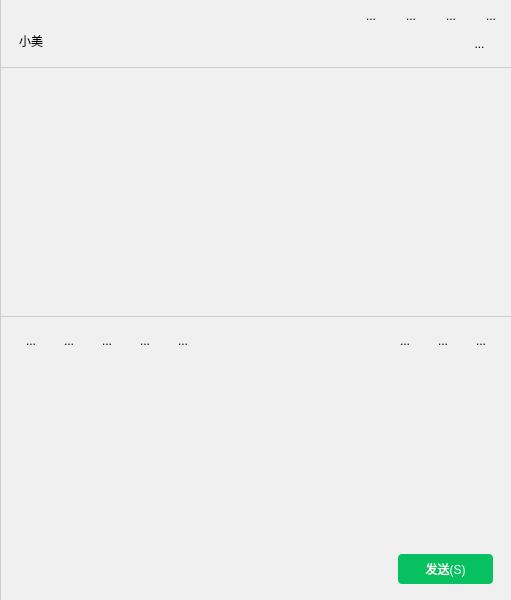
     <widget class="QWidget" name="widget" native="true">
      <property name="minimumSize">
       <size>
        <width>0</width>
        <height>600</height>
       </size>
      </property>
      <property name="styleSheet">
       <string notr="true">QWidget{
border: 0px ;
border-bottom-right-radius: 7px;
}
</string>
      </property>
      <layout class="QVBoxLayout" name="verticalLayout_7">
       <property name="spacing">
        <number>0</number>
       </property>
       <property name="leftMargin">
        <number>0</number>
       </property>
       <property name="topMargin">
        <number>0</number>
       </property>
       <property name="rightMargin">
        <number>0</number>
       </property>
       <property name="bottomMargin">
        <number>0</number>
       </property>
       <item>
        <widget class="QWidget" name="widget_2" native="true">
         <property name="minimumSize">
          <size>
           <width>0</width>
           <height>30</height>
          </size>
         </property>
         <property name="maximumSize">
          <size>
           <width>16777215</width>
           <height>30</height>
          </size>
         </property>
         <property name="styleSheet">
          <string notr="true">QWidget{
    border : 0px  solid rgb(216, 216, 216); 
    border-left: 1px solid #CCCCCC;
   background-color: rgb(240, 240, 240);
   border-top-right-radius: 7px;
}



/* 基本样式：透明无边框 */
QToolButton {
    border: none;                 /* 去除边框 */
    background-color: transparent; /* 背景透明 */
    padding:4 px;                 /* 适当内边距，避免内容太贴边 */
    margin: 0px;                  /* 去除外边距 */
}

/* 鼠标悬浮时：灰色背景 */
QToolButton:hover {
    background-color: rgba(200, 200, 200, 100); /* 半透明灰色 */
    border-radius: 0px;           /* 轻微圆角，视觉更友好 */
}

/* 可选：按下状态样式 */
QToolButton:pressed {
    background-color: rgba(150, 150, 150, 150); /* 按下时更深的灰色 */
}</string>
         </property>
         <layout class="QHBoxLayout" name="horizontalLayout_6">
          <property name="spacing">
           <number>0</number>
          </property>
          <property name="leftMargin">
           <number>7</number>
          </property>
          <property name="topMargin">
           <number>0</number>
          </property>
          <property name="rightMargin">
           <number>0</number>
          </property>
          <property name="bottomMargin">
           <number>0</number>
          </property>
          <item>
           <spacer name="horizontalSpacer_4">
            <property name="orientation">
             <enum>Qt::Orientation::Horizontal</enum>
            </property>
            <property name="sizeHint" stdset="0">
             <size>
              <width>266</width>
              <height>20</height>
             </size>
            </property>
           </spacer>
          </item>
          <item>
           <widget class="QToolButton" name="pinButton">
            <property name="minimumSize">
             <size>
              <width>40</width>
              <height>31</height>
             </size>
            </property>
            <property name="text">
             <string>...</string>
            </property>
            <property name="icon">
             <iconset>
              <normaloff>:/a/icons/窗口置顶.svg</normaloff>:/a/icons/窗口置顶.svg</iconset>
            </property>
            <property name="iconSize">
             <size>
              <width>12</width>
              <height>12</height>
             </size>
            </property>
           </widget>
          </item>
          <item>
           <widget class="QToolButton" name="minWinButton">
            <property name="minimumSize">
             <size>
              <width>40</width>
              <height>31</height>
             </size>
            </property>
            <property name="text">
             <string>...</string>
            </property>
            <property name="icon">
             <iconset>
              <normaloff>:/a/icons/窗口最小化.svg</normaloff>:/a/icons/窗口最小化.svg</iconset>
            </property>
            <property name="iconSize">
             <size>
              <width>12</width>
              <height>12</height>
             </size>
            </property>
           </widget>
          </item>
          <item>
           <widget class="QToolButton" name="maxWinButton">
            <property name="minimumSize">
             <size>
              <width>40</width>
              <height>31</height>
             </size>
            </property>
            <property name="text">
             <string>...</string>
            </property>
            <property name="icon">
             <iconset>
              <normaloff>:/a/icons/窗口最大化.svg</normaloff>:/a/icons/窗口最大化.svg</iconset>
            </property>
            <property name="iconSize">
             <size>
              <width>12</width>
              <height>12</height>
             </size>
            </property>
           </widget>
          </item>
          <item>
           <widget class="QToolButton" name="closeButton">
            <property name="minimumSize">
             <size>
              <width>40</width>
              <height>31</height>
             </size>
            </property>
            <property name="styleSheet">
             <string notr="true">/* 鼠标悬浮时：灰色背景 */
QToolButton:hover {
    background-color: rgb(255, 65, 68); 
    border-radius: 0px;           /* 轻微圆角，视觉更友好 */
    border-top-right-radius: 7px;
}
/* 可选：按下状态样式 */
QToolButton:pressed {
    background-color: rgb(214, 55, 57); /* 按下时更深的灰色 */
}</string>
            </property>
            <property name="text">
             <string>...</string>
            </property>
            <property name="icon">
             <iconset>
              <normaloff>:/a/icons/窗口关闭.svg</normaloff>:/a/icons/窗口关闭.svg</iconset>
            </property>
            <property name="iconSize">
             <size>
              <width>12</width>
              <height>12</height>
             </size>
            </property>
           </widget>
          </item>
         </layout>
        </widget>
       </item>
       <item>
        <widget class="QStackedWidget" name="rightStackedWidget">
         <property name="minimumSize">
          <size>
           <width>420</width>
           <height>0</height>
          </size>
         </property>
         <property name="styleSheet">
          <string notr="true">#rightStackedWidget {
    border-left: 1px solid #CCCCCC;
    border-radius: 0px;
    background-color: rgb(240, 240, 240);
    border-bottom-right-radius: 7px;
}

</string>
         </property>
         <property name="frameShape">
          <enum>QFrame::Shape::StyledPanel</enum>
         </property>
         <property name="frameShadow">
          <enum>QFrame::Shadow::Raised</enum>
         </property>
         <property name="currentIndex">
          <number>0</number>
         </property>
         <widget class="QWidget" name="rightStackedWidgetPage0">
          <property name="styleSheet">
           <string notr="true"/>
          </property>
          <layout class="QVBoxLayout" name="verticalLayout_2">
           <property name="spacing">
            <number>0</number>
           </property>
           <property name="leftMargin">
            <number>0</number>
           </property>
           <property name="topMargin">
            <number>0</number>
           </property>
           <property name="rightMargin">
            <number>0</number>
           </property>
           <property name="bottomMargin">
            <number>0</number>
           </property>
           <item>
            <widget class="QFrame" name="topFrame">
             <property name="minimumSize">
              <size>
               <width>0</width>
               <height>37</height>
              </size>
             </property>
             <property name="maximumSize">
              <size>
               <width>16777215</width>
               <height>37</height>
              </size>
             </property>
             <property name="styleSheet">
              <string notr="true">QFrame{
    border: 0px solid #CCCCCC;
    border-radius: 0px;
	background-color: rgba(240, 240, 240, 240);
}</string>
             </property>
             <property name="frameShape">
              <enum>QFrame::Shape::StyledPanel</enum>
             </property>
             <property name="frameShadow">
              <enum>QFrame::Shadow::Raised</enum>
             </property>
             <layout class="QHBoxLayout" name="horizontalLayout">
              <property name="spacing">
               <number>0</number>
              </property>
              <property name="leftMargin">
               <number>15</number>
              </property>
              <property name="topMargin">
               <number>0</number>
              </property>
              <property name="rightMargin">
               <number>15</number>
              </property>
              <property name="bottomMargin">
               <number>10</number>
              </property>
              <item>
               <widget class="QLabel" name="chatPartnerLabel">
                <property name="styleSheet">
                 <string notr="true">font: 12pt &quot;等线&quot;;
padding-bottom: 5px;  
</string>
                </property>
                <property name="text">
                 <string>小美</string>
                </property>
               </widget>
              </item>
              <item>
               <spacer name="horizontalSpacer">
                <property name="orientation">
                 <enum>Qt::Orientation::Horizontal</enum>
                </property>
                <property name="sizeHint" stdset="0">
                 <size>
                  <width>323</width>
                  <height>20</height>
                 </size>
                </property>
               </spacer>
              </item>
              <item>
               <widget class="QToolButton" name="rightDialogToolButton">
                <property name="minimumSize">
                 <size>
                  <width>33</width>
                  <height>33</height>
                 </size>
                </property>
                <property name="maximumSize">
                 <size>
                  <width>33</width>
                  <height>33</height>
                 </size>
                </property>
                <property name="toolTip">
                 <string>聊天信息</string>
                </property>
                <property name="styleSheet">
                 <string notr="true">QToolButton {
	font:  15pt &quot;华文琥珀&quot;;
    border: none; /* 无边框 */
/* 上下内边距相等，实现垂直居中 */
    padding-top: 0px;
    padding-bottom: 5px;
    background-color: transparent; /* 透明背景 */
    border-radius: 3px; /* 轻微圆角，可选 */
}

/* 鼠标悬停状态 */
QToolButton:hover {
    background-color:rgb(220, 220, 220); /* 灰色背景 */
}

/* 鼠标按下状态（可选增强） */
QToolButton:pressed {
    background-color: rgb(180, 180, 180); /* 按下时更深的灰色 */
}

/* 禁用状态（可选增强） */
QToolButton:disabled {
    background-color: transparent;
    color: rgb(160, 160, 160); /* 禁用时文本变灰 */
}
    </string>
                </property>
                <property name="text">
                 <string>...</string>
                </property>
               </widget>
              </item>
             </layout>
            </widget>
           </item>
           <item>
            <widget class="QSplitter" name="messageSplitter">
             <property name="styleSheet">
              <string notr="true">border-left: 0px solid #CCCCCC;
</string>
             </property>
             <property name="orientation">
              <enum>Qt::Orientation::Vertical</enum>
             </property>
             <property name="handleWidth">
              <number>0</number>
             </property>
             <property name="childrenCollapsible">
              <bool>false</bool>
             </property>
             <widget class="QWidget" name="messageWidget" native="true">
              <property name="minimumSize">
               <size>
                <width>0</width>
                <height>250</height>
               </size>
              </property>
              <property name="styleSheet">
               <string notr="true">QWidget{
    border: 0px solid #CCCCCC;
    border-top: 1px solid #CCCCCC;
    border-bottom: 1px solid #CCCCCC;
    border-radius: 0px;
	background-color: rgb(240, 240, 240);
}</string>
              </property>
              <layout class="QVBoxLayout" name="verticalLayout_6">
               <property name="spacing">
                <number>0</number>
               </property>
               <property name="leftMargin">
                <number>0</number>
               </property>
               <property name="topMargin">
                <number>0</number>
               </property>
               <property name="rightMargin">
                <number>2</number>
               </property>
               <property name="bottomMargin">
                <number>0</number>
               </property>
               <item>
                <widget class="ChatMessageListView" name="messageListView"/>
               </item>
              </layout>
             </widget>
             <widget class="QWidget" name="inputWidget" native="true">
              <property name="minimumSize">
               <size>
                <width>0</width>
                <height>150</height>
               </size>
              </property>
              <property name="styleSheet">
               <string notr="true">QWidget{
border: 0px ;
border-bottom-right-radius: 7px;
}
</string>
              </property>
              <layout class="QVBoxLayout" name="verticalLayout_5">
               <property name="spacing">
                <number>0</number>
               </property>
               <property name="leftMargin">
                <number>0</number>
               </property>
               <property name="topMargin">
                <number>0</number>
               </property>
               <property name="rightMargin">
                <number>0</number>
               </property>
               <property name="bottomMargin">
                <number>0</number>
               </property>
               <item>
                <widget class="QWidget" name="widget_4" native="true">
                 <property name="styleSheet">
                  <string notr="true">border: 0px solid #CCCCCC;
background-color: rgb(240, 240, 240);
</string>
                 </property>
                 <layout class="QHBoxLayout" name="horizontalLayout_4">
                  <property name="spacing">
                   <number>8</number>
                  </property>
                  <property name="leftMargin">
                   <number>15</number>
                  </property>
                  <property name="rightMargin">
                   <number>15</number>
                  </property>
                  <item>
                   <widget class="QToolButton" name="toolButton_7">
                    <property name="minimumSize">
                     <size>
                      <width>30</width>
                      <height>30</height>
                     </size>
                    </property>
                    <property name="toolTip">
                     <string>表情包</string>
                    </property>
                    <property name="styleSheet">
                     <string notr="true">QToolButton{
    border-radius: 3px; /* 轻微圆角，可选 */
}
/* 鼠标悬停状态 */
QToolButton:hover {
    background-color:rgb(220, 220, 220); /* 灰色背景 */
}

/* 鼠标按下状态（可选增强） */
QToolButton:pressed {
    background-color: rgb(180, 180, 180); /* 按下时更深的灰色 */
}</string>
                    </property>
                    <property name="text">
                     <string>...</string>
                    </property>
                    <property name="icon">
                     <iconset>
                      <normaloff>:/a/icons/表情包.svg</normaloff>:/a/icons/表情包.svg</iconset>
                    </property>
                    <property name="iconSize">
                     <size>
                      <width>25</width>
                      <height>25</height>
                     </size>
                    </property>
                   </widget>
                  </item>
                  <item>
                   <widget class="QToolButton" name="toolButton_8">
                    <property name="minimumSize">
                     <size>
                      <width>30</width>
                      <height>30</height>
                     </size>
                    </property>
                    <property name="toolTip">
                     <string>发送收藏</string>
                    </property>
                    <property name="styleSheet">
                     <string notr="true">QToolButton{
    border-radius: 3px; /* 轻微圆角，可选 */
}
/* 鼠标悬停状态 */
QToolButton:hover {
    background-color:rgb(220, 220, 220); /* 灰色背景 */
}

/* 鼠标按下状态（可选增强） */
QToolButton:pressed {
    background-color: rgb(180, 180, 180); /* 按下时更深的灰色 */
}</string>
                    </property>
                    <property name="text">
                     <string>...</string>
                    </property>
                    <property name="icon">
                     <iconset>
                      <normaloff>:/a/icons/收藏.svg</normaloff>:/a/icons/收藏.svg</iconset>
                    </property>
                    <property name="iconSize">
                     <size>
                      <width>28</width>
                      <height>28</height>
                     </size>
                    </property>
                   </widget>
                  </item>
                  <item>
                   <widget class="QToolButton" name="selectFileButton">
                    <property name="minimumSize">
                     <size>
                      <width>30</width>
                      <height>30</height>
                     </size>
                    </property>
                    <property name="toolTip">
                     <string>发送文件</string>
                    </property>
                    <property name="styleSheet">
                     <string notr="true">QToolButton{
    border-radius: 3px; /* 轻微圆角，可选 */
}

/* 鼠标悬停状态 */
QToolButton:hover {
    background-color:rgb(220, 220, 220); /* 灰色背景 */
}

/* 鼠标按下状态（可选增强） */
QToolButton:pressed {
    background-color: rgb(180, 180, 180); /* 按下时更深的灰色 */
}</string>
                    </property>
                    <property name="text">
                     <string>...</string>
                    </property>
                    <property name="icon">
                     <iconset>
                      <normaloff>:/a/icons/发送文件.svg</normaloff>:/a/icons/发送文件.svg</iconset>
                    </property>
                    <property name="iconSize">
                     <size>
                      <width>23</width>
                      <height>23</height>
                     </size>
                    </property>
                   </widget>
                  </item>
                  <item>
                   <widget class="QToolButton" name="toolButton_10">
                    <property name="minimumSize">
                     <size>
                      <width>30</width>
                      <height>30</height>
                     </size>
                    </property>
                    <property name="toolTip">
                     <string>截图</string>
                    </property>
                    <property name="styleSheet">
                     <string notr="true">QToolButton{
    border-radius: 3px; /* 轻微圆角，可选 */
}

/* 鼠标悬停状态 */
QToolButton:hover {
    background-color:rgb(220, 220, 220); /* 灰色背景 */
}

/* 鼠标按下状态（可选增强） */
QToolButton:pressed {
    background-color: rgb(180, 180, 180); /* 按下时更深的灰色 */
}</string>
                    </property>
                    <property name="text">
                     <string>...</string>
                    </property>
                    <property name="icon">
                     <iconset>
                      <normaloff>:/a/icons/截图.svg</normaloff>:/a/icons/截图.svg</iconset>
                    </property>
                    <property name="iconSize">
                     <size>
                      <width>25</width>
                      <height>25</height>
                     </size>
                    </property>
                   </widget>
                  </item>
                  <item>
                   <widget class="QToolButton" name="toolButton_11">
                    <property name="minimumSize">
                     <size>
                      <width>30</width>
                      <height>30</height>
                     </size>
                    </property>
                    <property name="toolTip">
                     <string>聊天记录</string>
                    </property>
                    <property name="styleSheet">
                     <string notr="true">QToolButton{
    border-radius: 3px; /* 轻微圆角，可选 */
}

/* 鼠标悬停状态 */
QToolButton:hover {
    background-color:rgb(220, 220, 220); /* 灰色背景 */
}

/* 鼠标按下状态（可选增强） */
QToolButton:pressed {
    background-color: rgb(180, 180, 180); /* 按下时更深的灰色 */
}</string>
                    </property>
                    <property name="text">
                     <string>...</string>
                    </property>
                    <property name="icon">
                     <iconset>
                      <normaloff>:/a/icons/聊天记录.svg</normaloff>:/a/icons/聊天记录.svg</iconset>
                    </property>
                    <property name="iconSize">
                     <size>
                      <width>25</width>
                      <height>25</height>
                     </size>
                    </property>
                   </widget>
                  </item>
                  <item>
                   <spacer name="horizontalSpacer_2">
                    <property name="orientation">
                     <enum>Qt::Orientation::Horizontal</enum>
                    </property>
                    <property name="sizeHint" stdset="0">
                     <size>
                      <width>184</width>
                      <height>20</height>
                     </size>
                    </property>
                   </spacer>
                  </item>
                  <item>
                   <widget class="QToolButton" name="recordVoiceButton">
                    <property name="minimumSize">
                     <size>
                      <width>30</width>
                      <height>30</height>
                     </size>
                    </property>
                    <property name="text">
                     <string>...</string>
                    </property>
                    <property name="icon">
                     <iconset theme="QIcon::ThemeIcon::MediaRecord"/>
                    </property>
                   </widget>
                  </item>
                  <item>
                   <widget class="QToolButton" name="toolButton_13">
                    <property name="minimumSize">
                     <size>
                      <width>30</width>
                      <height>30</height>
                     </size>
                    </property>
                    <property name="toolTip">
                     <string>语言通话</string>
                    </property>
                    <property name="styleSheet">
                     <string notr="true">QToolButton{
    border-radius: 3px; /* 轻微圆角，可选 */
}

/* 鼠标悬停状态 */
QToolButton:hover {
    background-color:rgb(220, 220, 220); /* 灰色背景 */
}

/* 鼠标按下状态（可选增强） */
QToolButton:pressed {
    background-color: rgb(180, 180, 180); /* 按下时更深的灰色 */
}</string>
                    </property>
                    <property name="text">
                     <string>...</string>
                    </property>
                    <property name="icon">
                     <iconset theme="QIcon::ThemeIcon::Phone"/>
                    </property>
                    <property name="iconSize">
                     <size>
                      <width>22</width>
                      <height>22</height>
                     </size>
                    </property>
                   </widget>
                  </item>
                  <item>
                   <widget class="QToolButton" name="toolButton_12">
                    <property name="minimumSize">
                     <size>
                      <width>30</width>
                      <height>30</height>
                     </size>
                    </property>
                    <property name="maximumSize">
                     <size>
                      <width>16777215</width>
                      <height>16777215</height>
                     </size>
                    </property>
                    <property name="toolTip">
                     <string>视频通话</string>
                    </property>
                    <property name="styleSheet">
                     <string notr="true">QToolButton{
    border-radius: 3px; /* 轻微圆角，可选 */
}

/* 鼠标悬停状态 */
QToolButton:hover {
    background-color:rgb(220, 220, 220); /* 灰色背景 */
}

/* 鼠标按下状态（可选增强） */
QToolButton:pressed {
    background-color: rgb(180, 180, 180); /* 按下时更深的灰色 */
}</string>
                    </property>
                    <property name="text">
                     <string>...</string>
                    </property>
                    <property name="icon">
                     <iconset theme="QIcon::ThemeIcon::CameraVideo"/>
                    </property>
                    <property name="iconSize">
                     <size>
                      <width>22</width>
                      <height>22</height>
                     </size>
                    </property>
                   </widget>
                  </item>
                 </layout>
                </widget>
               </item>
               <item>
                <widget class="MessageTextEdit" name="sendTextEdit">
                 <property name="font">
                  <font>
                   <family>等线</family>
                   <pointsize>12</pointsize>
                   <italic>false</italic>
                   <bold>false</bold>
                   <underline>false</underline>
                  </font>
                 </property>
                 <property name="styleSheet">
                  <string notr="true">QTextEdit {
    font: 12pt &quot;等线&quot;;
    padding-left: 13px;
    padding-right: 13px;
    padding-top: 5px;
    color: #333333;
    background-color:rgb(240, 240, 240);
}</string>
                 </property>
                 <property name="verticalScrollBarPolicy">
                  <enum>Qt::ScrollBarPolicy::ScrollBarAsNeeded</enum>
                 </property>
                 <property name="horizontalScrollBarPolicy">
                  <enum>Qt::ScrollBarPolicy::ScrollBarAlwaysOff</enum>
                 </property>
                </widget>
               </item>
               <item>
                <widget class="QWidget" name="widget_5" native="true">
                 <property name="styleSheet">
                  <string notr="true">QWidget{
border: 0px ;
border-bottom-right-radius: 7px;
background-color: rgb(240, 240, 240);

}
</string>
                 </property>
                 <layout class="QHBoxLayout" name="horizontalLayout_5">
                  <property name="rightMargin">
                   <number>18</number>
                  </property>
                  <property name="bottomMargin">
                   <number>16</number>
                  </property>
                  <item>
                   <spacer name="horizontalSpacer_3">
                    <property name="orientation">
                     <enum>Qt::Orientation::Horizontal</enum>
                    </property>
                    <property name="sizeHint" stdset="0">
                     <size>
                      <width>357</width>
                      <height>20</height>
                     </size>
                    </property>
                   </spacer>
                  </item>
                  <item>
                   <widget class="QPushButton" name="sendPushButton">
                    <property name="enabled">
                     <bool>true</bool>
                    </property>
                    <property name="minimumSize">
                     <size>
                      <width>95</width>
                      <height>30</height>
                     </size>
                    </property>
                    <property name="styleSheet">
                     <string notr="true">QPushButton{
background-color:rgb(7, 193, 96);
color: rgb(255, 255, 255);
font: 15px &quot;黑体&quot;;
border-radius: 4px; /* 轻微圆角，可选 */
}

/* 鼠标悬停状态 */
QPushButton:hover {
    background-color:rgb(7, 182, 88);
}

/* 鼠标按下状态（可选增强） */
QPushButton:pressed {
    background-color:rgb(6, 178, 83)
}</string>
                    </property>
                    <property name="text">
                     <string>发送(S)</string>
                    </property>
                   </widget>
                  </item>
                 </layout>
                </widget>
               </item>
              </layout>
             </widget>
            </widget>
           </item>
          </layout>
         </widget>
         <widget class="QWidget" name="rightStackedWidgetpage1">
          <property name="styleSheet">
           <string notr="true">background-color: rgb(240, 240, 240);</string>
          </property>
          <layout class="QVBoxLayout" name="verticalLayout_8">
           <item alignment="Qt::AlignmentFlag::AlignHCenter">
            <widget class="UserInfoWidget" name="userInfoWidget" native="true">
             <property name="minimumSize">
              <size>
               <width>350</width>
               <height>550</height>
              </size>
             </property>
             <property name="maximumSize">
              <size>
               <width>350</width>
               <height>550</height>
              </size>
             </property>
             <property name="styleSheet">
              <string notr="true">background-color: rgb(240, 240, 240);

</string>
             </property>
            </widget>
           </item>
           <item>
            <spacer name="verticalSpacer_2">
             <property name="orientation">
              <enum>Qt::Orientation::Vertical</enum>
             </property>
             <property name="sizeHint" stdset="0">
              <size>
               <width>20</width>
               <height>2</height>
              </size>
             </property>
            </spacer>
           </item>
          </layout>
         </widget>
         <widget class="QWidget" name="rightStackedWidgetPage2"/>
        </widget>
       </item>
      </layout>
     </widget>
